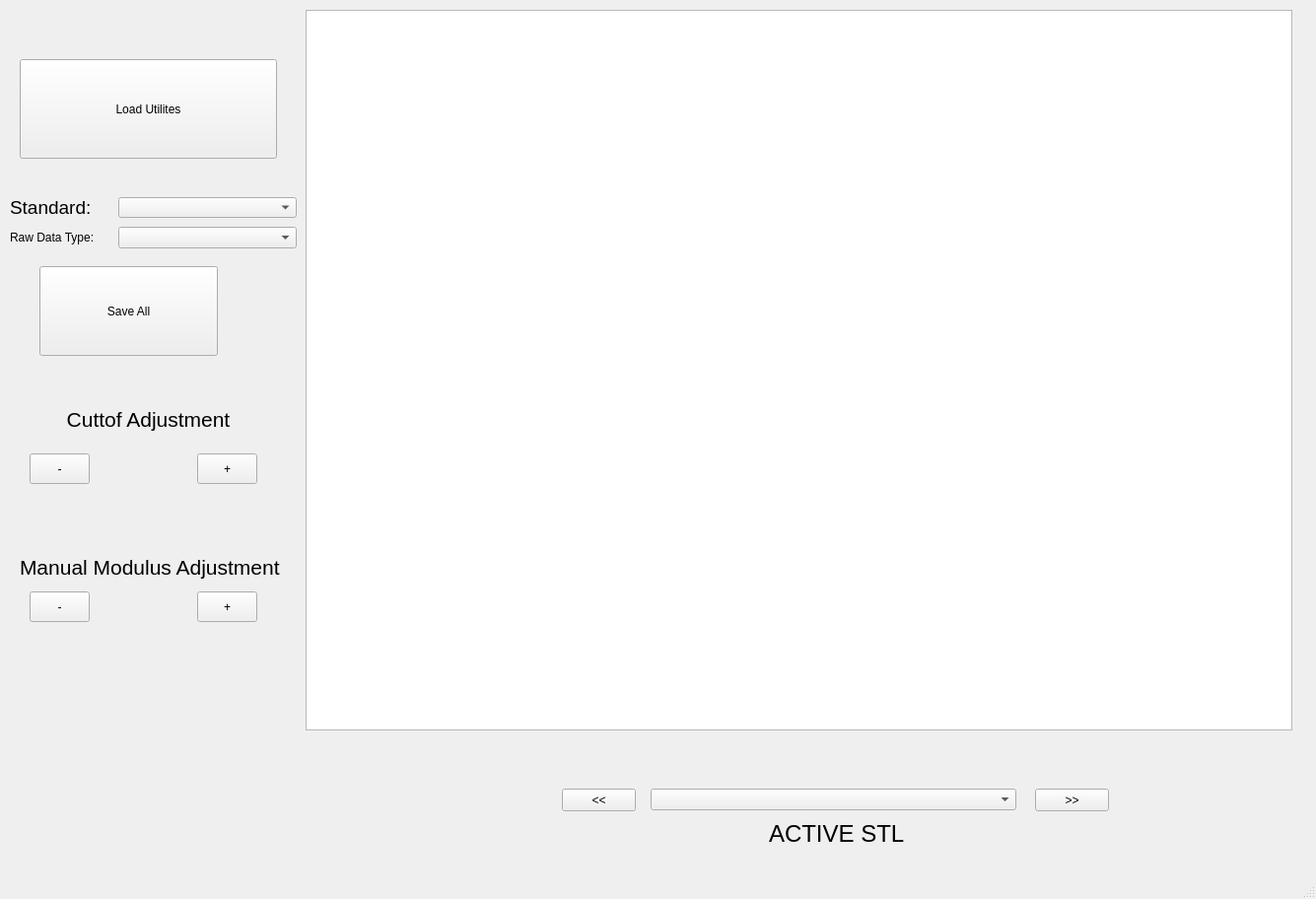
<?xml version="1.0" encoding="UTF-8"?>
<ui version="4.0">
 <class>MainWindow</class>
 <widget class="QMainWindow" name="MainWindow">
  <property name="geometry">
   <rect>
    <x>0</x>
    <y>0</y>
    <width>1335</width>
    <height>912</height>
   </rect>
  </property>
  <property name="windowTitle">
   <string>MainWindow</string>
  </property>
  <widget class="QWidget" name="centralwidget">
   <widget class="MplWidget" name="plot_view">
    <property name="geometry">
     <rect>
      <x>310</x>
      <y>10</y>
      <width>1001</width>
      <height>731</height>
     </rect>
    </property>
   </widget>
   <widget class="QComboBox" name="activeSTL">
    <property name="geometry">
     <rect>
      <x>660</x>
      <y>800</y>
      <width>371</width>
      <height>22</height>
     </rect>
    </property>
   </widget>
   <widget class="QLabel" name="label">
    <property name="geometry">
     <rect>
      <x>780</x>
      <y>830</y>
      <width>191</width>
      <height>31</height>
     </rect>
    </property>
    <property name="font">
     <font>
      <pointsize>18</pointsize>
     </font>
    </property>
    <property name="text">
     <string>ACTIVE STL</string>
    </property>
   </widget>
   <widget class="QPushButton" name="loadUtilites">
    <property name="geometry">
     <rect>
      <x>20</x>
      <y>60</y>
      <width>261</width>
      <height>101</height>
     </rect>
    </property>
    <property name="text">
     <string>Load Utilites</string>
    </property>
   </widget>
   <widget class="QComboBox" name="standardCombo">
    <property name="geometry">
     <rect>
      <x>120</x>
      <y>200</y>
      <width>181</width>
      <height>21</height>
     </rect>
    </property>
   </widget>
   <widget class="QLabel" name="label_2">
    <property name="geometry">
     <rect>
      <x>10</x>
      <y>190</y>
      <width>111</width>
      <height>41</height>
     </rect>
    </property>
    <property name="font">
     <font>
      <pointsize>14</pointsize>
     </font>
    </property>
    <property name="text">
     <string>Standard:</string>
    </property>
   </widget>
   <widget class="QPushButton" name="saveAll">
    <property name="geometry">
     <rect>
      <x>40</x>
      <y>270</y>
      <width>181</width>
      <height>91</height>
     </rect>
    </property>
    <property name="text">
     <string>Save All</string>
    </property>
   </widget>
   <widget class="QPushButton" name="forwardSTL">
    <property name="geometry">
     <rect>
      <x>1050</x>
      <y>800</y>
      <width>75</width>
      <height>23</height>
     </rect>
    </property>
    <property name="text">
     <string>&gt;&gt;</string>
    </property>
   </widget>
   <widget class="QPushButton" name="backwardSTL">
    <property name="geometry">
     <rect>
      <x>570</x>
      <y>800</y>
      <width>75</width>
      <height>23</height>
     </rect>
    </property>
    <property name="text">
     <string>&lt;&lt;</string>
    </property>
   </widget>
   <widget class="QLabel" name="label_3">
    <property name="geometry">
     <rect>
      <x>20</x>
      <y>560</y>
      <width>281</width>
      <height>31</height>
     </rect>
    </property>
    <property name="font">
     <font>
      <pointsize>16</pointsize>
     </font>
    </property>
    <property name="text">
     <string>Manual Modulus Adjustment</string>
    </property>
   </widget>
   <widget class="QPushButton" name="MMAforward">
    <property name="geometry">
     <rect>
      <x>200</x>
      <y>600</y>
      <width>61</width>
      <height>31</height>
     </rect>
    </property>
    <property name="text">
     <string>+</string>
    </property>
   </widget>
   <widget class="QPushButton" name="MMAback">
    <property name="geometry">
     <rect>
      <x>30</x>
      <y>600</y>
      <width>61</width>
      <height>31</height>
     </rect>
    </property>
    <property name="text">
     <string>-</string>
    </property>
   </widget>
   <widget class="QLabel" name="label_4">
    <property name="geometry">
     <rect>
      <x>10</x>
      <y>410</y>
      <width>281</width>
      <height>31</height>
     </rect>
    </property>
    <property name="font">
     <font>
      <pointsize>16</pointsize>
     </font>
    </property>
    <property name="text">
     <string>Cuttof Adjustment</string>
    </property>
    <property name="alignment">
     <set>Qt::AlignCenter</set>
    </property>
   </widget>
   <widget class="QPushButton" name="COadjustmentF">
    <property name="geometry">
     <rect>
      <x>200</x>
      <y>460</y>
      <width>61</width>
      <height>31</height>
     </rect>
    </property>
    <property name="text">
     <string>+</string>
    </property>
   </widget>
   <widget class="QPushButton" name="COadjustmentB">
    <property name="geometry">
     <rect>
      <x>30</x>
      <y>460</y>
      <width>61</width>
      <height>31</height>
     </rect>
    </property>
    <property name="text">
     <string>-</string>
    </property>
   </widget>
   <widget class="QComboBox" name="RawTypeBox">
    <property name="geometry">
     <rect>
      <x>120</x>
      <y>230</y>
      <width>181</width>
      <height>22</height>
     </rect>
    </property>
   </widget>
   <widget class="QLabel" name="label_5">
    <property name="geometry">
     <rect>
      <x>10</x>
      <y>230</y>
      <width>101</width>
      <height>21</height>
     </rect>
    </property>
    <property name="text">
     <string>Raw Data Type:</string>
    </property>
   </widget>
  </widget>
  <widget class="QMenuBar" name="menubar">
   <property name="geometry">
    <rect>
     <x>0</x>
     <y>0</y>
     <width>1335</width>
     <height>22</height>
    </rect>
   </property>
  </widget>
  <widget class="QStatusBar" name="statusbar"/>
 </widget>
 <customwidgets>
  <customwidget>
   <class>MplWidget</class>
   <extends>QGraphicsView</extends>
   <header>mplwidget</header>
  </customwidget>
 </customwidgets>
 <resources/>
 <connections/>
</ui>
